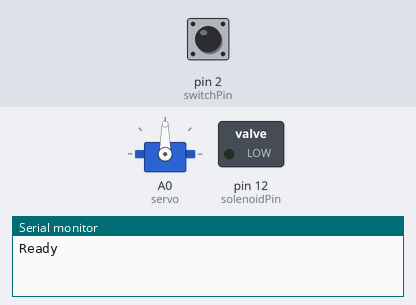
Bench run of a sketch on a simulated Arduino Uno, built with avr-gcc and run on an emulated ATmega328P. Shown: servo, switched loads named in the sketch (green lamp = pin HIGH), the last lines printed to the serial monitor. Inputs (shaded band) come from the test bench; at power-on: pin 2 (switchPin) LOW.

Above: at 1.2 s.
1.3 s: pin 2 (switchPin) pulled HIGH for 0.15 s
At 4.0 s:
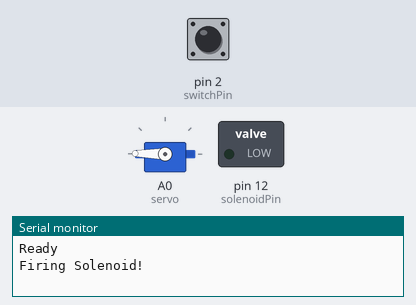
4.3 s: pin 2 (switchPin) pulled HIGH for 1 s
At 6.6 s:
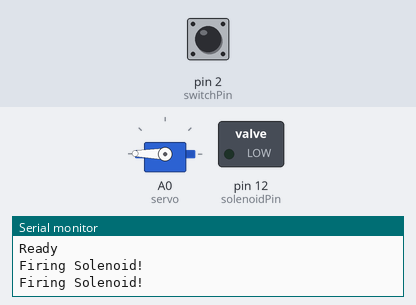
7.3 s: pin 2 (switchPin) pulled HIGH for 3.2 s
At 10.2 s:
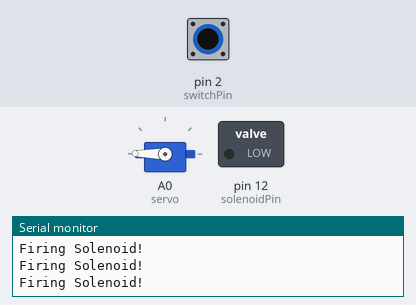
Timing chart, 0 to 11.7 s (numbered marks = the images above; inputs shaded):
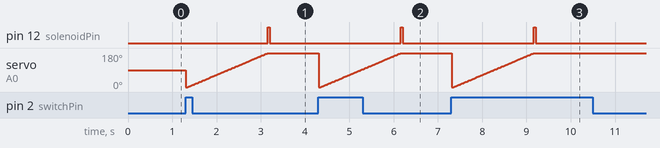

Measured:
- after the input at 1.3 s, pin 12 (solenoidPin): LOW → HIGH after 1.9 s, → LOW 0.05 s later
- after the input at 4.3 s, pin 12 (solenoidPin): LOW → HIGH after 1.9 s, → LOW 0.05 s later
- after the input at 7.3 s, pin 12 (solenoidPin): LOW → HIGH after 1.9 s, → LOW 0.05 s later

The sketch:

dryer_control.ino
```cpp
/*
 * Dryer Control program
 */

#include <Servo.h>

int switchPin = 2;              // Switch connected to digital pin 2
int solenoidPin = 12;
int pressed = false;
Servo servo;

void setup()                    // run once, when the sketch starts
{
  Serial.begin(9600);           // set up Serial library at 9600 bps
  pinMode(switchPin, INPUT);    // sets the digital pin as input to read switch
  pinMode(solenoidPin, OUTPUT);
  servo.attach(A0);
  Serial.println("Ready");
}


void loop()
{
  if(digitalRead(switchPin) == HIGH) {
    if(!pressed) {
      startDryer();
      pressed = true;
    }
  } else {
    pressed = false;
  }

  delay(100);

}

void startDryer() {
  servo.write(0);
  delay(50);
  for(int i = 1; i < 180; i++) {
    servo.write(i);
    delay(10);
  }

  Serial.println("Firing Solenoid!");
  digitalWrite(solenoidPin, HIGH);
  delay(50);
  digitalWrite(solenoidPin, LOW);
}
```
